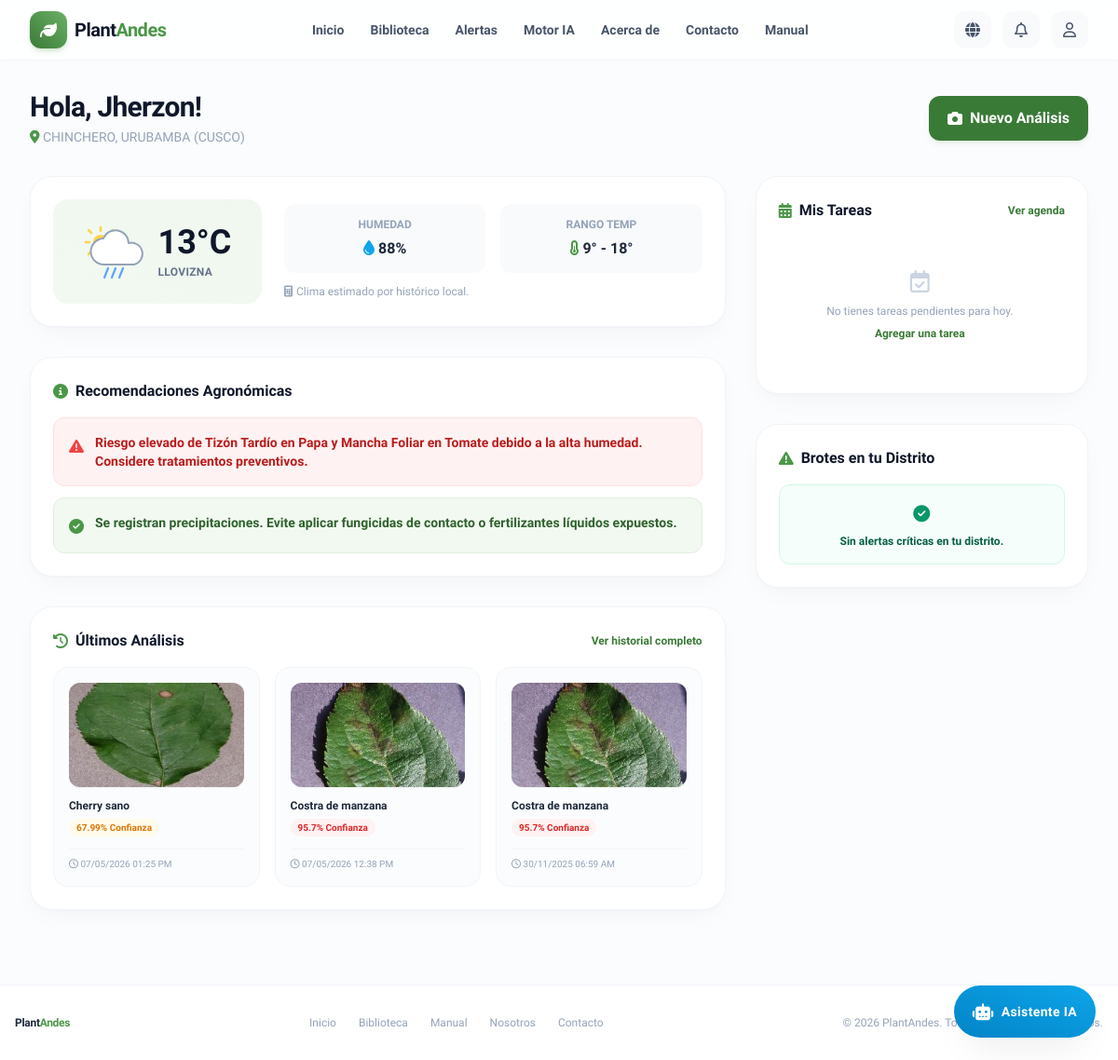
/dashboard (signed in), run on an earlier commit of the app's database.
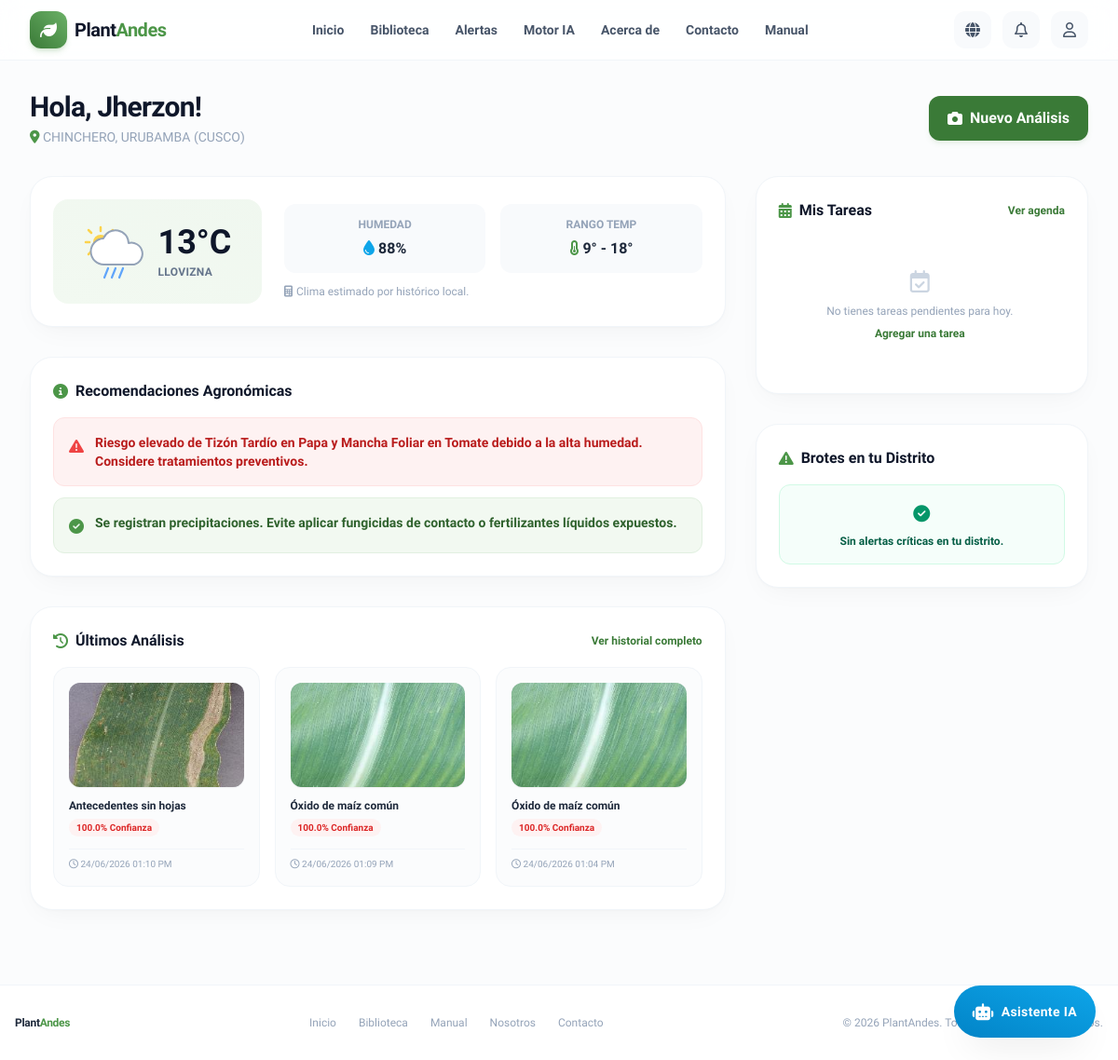
And on a later commit of the database.
### models.py (models this page shows, shortened)
class User(UserMixin, db.Model):
    id = db.Column(db.Integer, primary_key=True)
    username = db.Column(db.String(80), unique=True, nullable=False)
    first_name = db.Column(db.String(100), nullable=False)
    last_name = db.Column(db.String(100), nullable=False)
    email = db.Column(db.String(120), unique=True, nullable=False)
    password_hash = db.Column(db.String(256))
    created_at = db.Column(db.DateTime, default=db.func.current_timestamp())
    address = db.Column(db.String(255), nullable=True)
    zone_id = db.Column(db.Integer, db.ForeignKey('zone.id'), nullable=False)
    zone = db.relationship('Zone', backref=db.backref('users', lazy=True))
    diagnoses = db.relationship('Diagnosis', backref='user', lazy='dynamic')
    role = db.Column(db.String(20), nullable=False, default='user') # Roles: 'user', 'admin'

class Zone(db.Model):
    id = db.Column(db.Integer, primary_key=True)
    district_name = db.Column(db.String(100), nullable=False)
    province_name = db.Column(db.String(100), nullable=False)
    department_name = db.Column(db.String(100), nullable=False, default='Cusco')
    country = db.Column(db.String(100), default='Perú', nullable=False)

class Diagnosis(db.Model):
    id = db.Column(db.Integer, primary_key=True)
    user_id = db.Column(db.Integer, db.ForeignKey('user.id'), nullable=False)
    image_path = db.Column(db.String(255), nullable=False)
    disease_name = db.Column(db.String(100), nullable=False)
    probability = db.Column(db.Float, nullable=False)
    created_at = db.Column(db.DateTime, default=db.func.current_timestamp())
    notes = db.Column(db.Text, nullable=True)
    severity = db.Column(db.String(50), nullable=True)
    image_quality_score = db.Column(db.Float, nullable=True)
    feedback_rating = db.Column(db.Integer, nullable=True)
    feedback_comment = db.Column(db.Text, nullable=True)

### app.py (the view)
@app.route('/dashboard')
@login_required
def dashboard():
    tasks = current_user.tasks.filter_by(status='pending').order_by(FarmTask.task_date.asc()).limit(5).all()
    recent_diagnoses = current_user.diagnoses.order_by(Diagnosis.created_at.desc()).limit(3).all()
    ALERT_THRESHOLD = 3
    TIME_WINDOW_DAYS = 14
    peru_tz = pytz.timezone('America/Lima')
    start_date = datetime.now(peru_tz) - timedelta(days=TIME_WINDOW_DAYS)
    outbreaks = db.session.query(
        Diagnosis.disease_name,
        func.count(Diagnosis.id).label('case_count')
    ).join(User, User.id == Diagnosis.user_id)\
     .filter(User.zone_id == current_user.zone_id)\
     .filter(Diagnosis.created_at >= start_date)\
     .group_by(Diagnosis.disease_name)\
     .having(func.count(Diagnosis.id) >= ALERT_THRESHOLD)\
     .all()
    alerts = [{'disease': o.disease_name, 'count': o.case_count} for o in outbreaks]
    return render_template('dashboard.html',
                           tasks=tasks,
                           diagnoses=recent_diagnoses,
                           alerts=alerts)

### templates/dashboard.html (shortened to what this page needs)
{% extends 'base.html' %}
{% block content %}
<div class="flex flex-col gap-6 md:gap-8">
    <div class="flex flex-col sm:flex-row sm:items-center sm:justify-between gap-4">
        <div>
            <h1 class="text-2xl sm:text-3xl font-extrabold text-slate-900 tracking-tight">{{ _('Hola') }}, {{ current_user.first_name }}!</h1>
            <p class="text-sm text-slate-400 mt-1"><i class="fas fa-map-marker-alt text-brand-500"></i> {{ current_user.zone.district_name }}, {{ current_user.zone.province_name }} ({{ current_user.zone.department_name }})</p>
        </div>
        <a href="{{ url_for('ai_engine_page') }}" class="inline-flex items-center justify-center gap-2 px-5 py-3 bg-brand-600 hover:bg-brand-700 text-white font-bold rounded-xl transition-all shadow-md shadow-brand-500/10">
            <i class="fas fa-camera text-base"></i> {{ _('Nuevo Análisis') }}
        </a>
    </div>
    <div class="grid lg:grid-cols-3 gap-6 md:gap-8">
        <div class="lg:col-span-2 flex flex-col gap-6 md:gap-8">
            <div class="flex flex-col gap-6 md:gap-8">
                <div class="bg-white rounded-3xl border border-slate-100 p-6 shadow-premium flex flex-col sm:flex-row items-stretch sm:items-center gap-6">
                    <div id="weather-temp-container" class="flex items-center gap-4 bg-gradient-to-tr from-brand-50 to-brand-100/50 p-6 rounded-2xl sm:w-56 justify-center flex-shrink-0 text-center sm:text-left transition-all duration-300">
                        <div id="weather-icon-div" class="flex items-center justify-center">
                        </div>
                        <div class="flex flex-col items-center sm:items-start">
                            <span id="weather-temp-span" class="text-3xl sm:text-4xl font-extrabold text-slate-900 leading-none">--°C</span>
                            <div id="weather-condition-span" class="h-4 w-24 bg-slate-200 rounded animate-pulse mt-1"></div>
                        </div>
                    </div>
                    <div class="flex-grow flex flex-col gap-3">
                        <div class="grid grid-cols-2 gap-4">
                            <div class="bg-slate-50 p-3.5 rounded-xl text-center flex flex-col items-center justify-center gap-1">
                                <span class="block text-xs font-semibold text-slate-400 uppercase">{{ _('Humedad') }}</span>
                                <span id="weather-humidity-span" class="text-base font-extrabold text-slate-800 mt-0.5"><div class="h-4 w-12 bg-slate-200 rounded animate-pulse"></div></span>
                            </div>
                            <div class="bg-slate-50 p-3.5 rounded-xl text-center flex flex-col items-center justify-center gap-1">
                                <span class="block text-xs font-semibold text-slate-400 uppercase">{{ _('Rango Temp') }}</span>
                                <span id="weather-range-span" class="text-base font-extrabold text-slate-800 mt-0.5"><div class="h-4 w-16 bg-slate-200 rounded animate-pulse"></div></span>
                            </div>
                        </div>
                        <div id="weather-source-div" class="h-4 w-48 bg-slate-200 rounded animate-pulse"></div>
                    </div>
                </div>
                <div class="bg-white rounded-3xl border border-slate-100 p-6 shadow-premium">
                    <h3 class="text-base font-extrabold text-slate-900 mb-4 flex items-center gap-2"><i class="fas fa-info-circle text-brand-500"></i> Recomendaciones Agronómicas</h3>
                    <div id="weather-advisories-container" class="flex flex-col gap-3">
                    </div>
                </div>
            </div>
            <div class="bg-white rounded-3xl border border-slate-100 p-6 shadow-premium">
                <div class="flex items-center justify-between mb-4">
                    <h3 class="text-base font-extrabold text-slate-900 flex items-center gap-2"><i class="fas fa-history text-brand-500"></i> Últimos Análisis</h3>
                    <a href="{{ url_for('history') }}" class="text-xs font-bold text-brand-600 hover:underline">Ver historial completo</a>
                </div>
                <div class="grid sm:grid-cols-3 gap-4">
                    {% for diag in diagnoses %}
                        <div class="bg-slate-50/50 rounded-2xl border border-slate-100 p-4 flex flex-col gap-3 hover:-translate-y-0.5 transition-all duration-200">
                            <div class="w-full h-28 rounded-xl overflow-hidden shadow-sm bg-slate-200">
                                <img src="{{ url_for('static', filename=diag.image_path) }}" alt="{{ diag.disease_name }}" class="w-full h-full object-cover">
                            </div>
                            <div class="min-w-0">
                                <p class="text-xs font-bold text-slate-800 truncate" title="{{ diag.disease_name }}">{{ diag.disease_name }}</p>
                                <span class="inline-flex items-center mt-1.5 px-2 py-0.5 rounded-full text-[10px] font-bold {% if diag.probability > 70 %}bg-red-50 text-red-600{% else %}bg-amber-50 text-amber-600{% endif %}">
                                    {{ diag.probability }}% Confianza
                                </span>
                            </div>
                            <span class="text-[10px] text-slate-400 font-medium block mt-auto border-t border-slate-100 pt-2"><i class="fa-regular fa-clock"></i> {{ diag.created_at | localtime }}</span>
                        </div>
                    {% endfor %}
                </div>
            </div>
        </div>
        <div class="flex flex-col gap-6 md:gap-8">
            <div class="bg-white rounded-3xl border border-slate-100 p-6 shadow-premium flex flex-col gap-4">
                <div class="flex items-center justify-between">
                    <h3 class="text-base font-extrabold text-slate-900 flex items-center gap-2"><i class="fas fa-calendar-alt text-brand-500"></i> Mis Tareas</h3>
                    <a href="{{ url_for('tasks_page') }}" class="text-xs font-bold text-brand-600 hover:underline">Ver agenda</a>
                </div>
                <div class="flex flex-col gap-2.5 max-h-[300px] overflow-y-auto pr-1">
                    {% for task in tasks %}
                        <div class="flex items-start gap-3 p-3 bg-slate-50/50 hover:bg-slate-50 border border-slate-100 rounded-xl transition-all duration-150" id="task-card-{{ task.id }}">
                            <input type="checkbox"
                                   class="task-toggle-cb mt-1 w-4 h-4 rounded text-brand-600 border-slate-300 focus:ring-brand-500 focus:ring-2 accent-brand-600"
                                   data-id="{{ task.id }}"
                                   {% if task.status == 'completed' %}checked{% endif %}>
                            <div class="flex-grow min-w-0">
                                <p class="text-xs sm:text-sm font-bold text-slate-800 leading-snug truncate {% if task.status == 'completed' %}line-through text-slate-400{% endif %}" id="task-title-{{ task.id }}">{{ task.title }}</p>
                                <div class="flex items-center gap-2 mt-1">
                                    <span class="px-1.5 py-0.5 text-[9px] font-bold bg-slate-200 text-slate-600 rounded-md uppercase tracking-wider">{{ task.crop_type }}</span>
                                    <span class="text-[9px] text-slate-400 font-medium"><i class="fa-regular fa-calendar"></i> {{ task.task_date.strftime('%d/%m/%Y') }}</span>
                                </div>
                            </div>
                        </div>
                    {% else %}
                        <div class="py-8 text-center flex flex-col items-center gap-2">
                            <i class="fa-regular fa-calendar-check text-2xl text-slate-300"></i>
                            <p class="text-xs text-slate-400 font-medium">No tienes tareas pendientes para hoy.</p>
                            <a href="{{ url_for('tasks_page') }}" class="text-xs text-brand-600 font-bold hover:underline">Agregar una tarea</a>
                        </div>
                    {% endfor %}
                </div>
            </div>
            <div class="bg-white rounded-3xl border border-slate-100 p-6 shadow-premium">
                <h3 class="text-base font-extrabold text-slate-900 mb-4 flex items-center gap-2"><i class="fas fa-triangle-exclamation text-brand-500"></i> Brotes en tu Distrito</h3>
                <div class="flex flex-col gap-2.5">
                    {% for alert in alerts %}
                        {% set is_healthy = 'sano' in alert.disease.lower() or 'sana' in alert.disease.lower() or 'healthy' in alert.disease.lower() or 'saludable' in alert.disease.lower() %}
                        {% if is_healthy %}
                        <div class="p-3 bg-emerald-50/70 border border-emerald-100 rounded-xl flex items-center justify-between">
                            <div class="min-w-0 flex-1">
                                <span class="block text-xs font-bold text-slate-950 truncate">{{ alert.disease }}</span>
                                <p class="text-[10px] text-emerald-600 font-semibold mt-0.5">
                                    <i class="fas fa-leaf mr-1"></i>{{ alert.count }} muestras saludables registradas
                                </p>
                            </div>
                            <div class="w-8 h-8 rounded-full bg-emerald-100/60 flex items-center justify-center text-emerald-600 flex-shrink-0">
                                <i class="fas fa-circle-check text-sm"></i>
                            </div>
                        </div>
                        {% else %}
                        <div class="p-3 bg-red-50/70 border border-red-100 rounded-xl flex items-center justify-between">
                            <div class="min-w-0 flex-1">
                                <span class="block text-xs font-bold text-slate-950 truncate">{{ alert.disease }}</span>
                                <p class="text-[10px] text-red-500 font-semibold mt-0.5">
                                    <i class="fas fa-shield-virus mr-1"></i>{{ alert.count }} casos detectados recientemente
                                </p>
                            </div>
                            <a href="{{ url_for('alerts_page') }}" class="w-8 h-8 rounded-full bg-red-100/50 flex items-center justify-center text-red-600 hover:bg-red-100 transition-colors flex-shrink-0">
                                <i class="fas fa-chevron-right text-xs"></i>
                            </a>
                        </div>
                        {% endif %}
                    {% else %}
                        <div class="p-4 bg-emerald-50/50 border border-emerald-100 rounded-xl text-center flex flex-col items-center gap-2">
                            <i class="fas fa-circle-check text-emerald-600 text-lg"></i>
                            <p class="text-xs text-emerald-800 font-semibold">Sin alertas críticas en tu distrito.</p>
                        </div>
                    {% endfor %}
                </div>
            </div>
        </div>
    </div>
</div>
{% endblock %}

What changed in the data, as far as the page shows it:
no longer on this page (row unchanged): Diagnosis: image_path (picture), disease_name "Cherry sano", probability "67.99", created_at "07/05/2026 01:25 PM"
no longer on this page (row unchanged): Diagnosis: image_path (picture), disease_name "Costra de manzana", probability "95.7", created_at "07/05/2026 12:38 PM"
no longer on this page (row unchanged): Diagnosis: image_path (picture), disease_name "Costra de manzana", probability "95.7", created_at "30/11/2025 06:59 AM"
added Diagnosis: image_path (picture), disease_name "Antecedentes sin hojas", probability "100.0", created_at "24/06/2026 01:10 PM"
added Diagnosis: image_path (picture), disease_name "Óxido de maíz común", probability "100.0", created_at "24/06/2026 01:09 PM"
added Diagnosis: image_path (picture), disease_name "Óxido de maíz común", probability "100.0", created_at "24/06/2026 01:04 PM"
